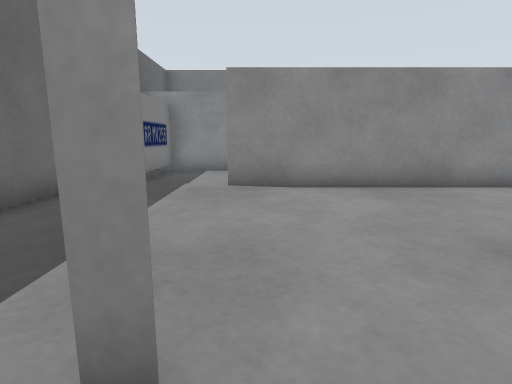
view 1 (above)

16 first-person views from a walk through a robot-simulator world made for Gazebo. The camera is 0.27 m above the floor, tilts 10° down and sees 80° across. The floor is counted in squares, 0.25 m on a side. Each view is taken from the middle of a square. On the plan, view 1 faces up. The plan holds only what a view shows up to about 12 squares ahead; the rest is blank. The place goes on beyond the plan. Robots are left out.

view 2
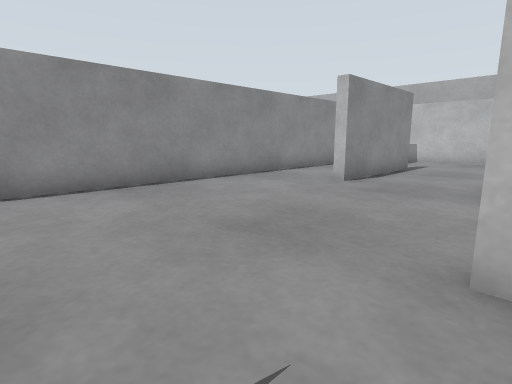

view 3
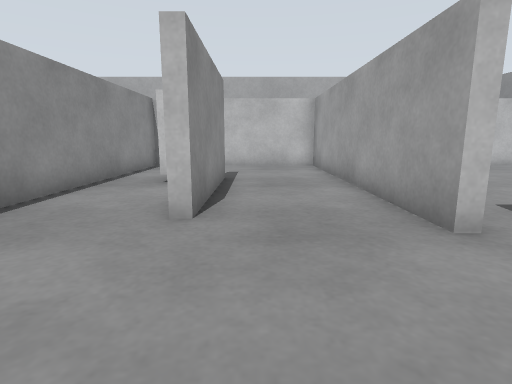

view 4
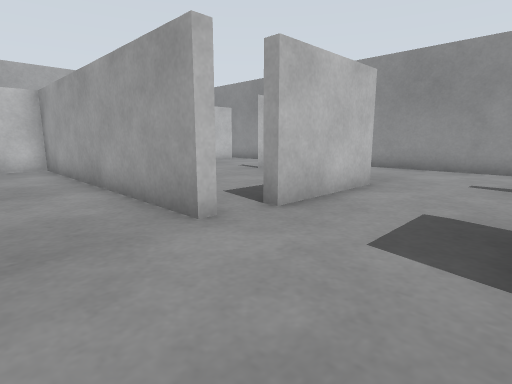

view 5
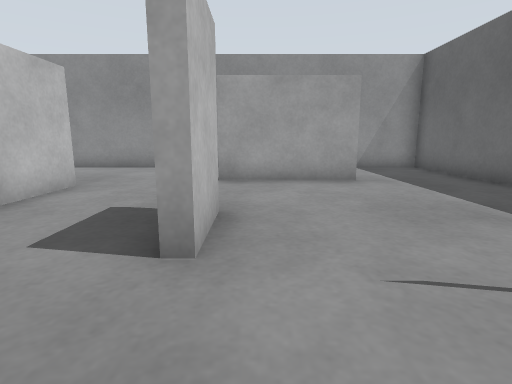

view 6
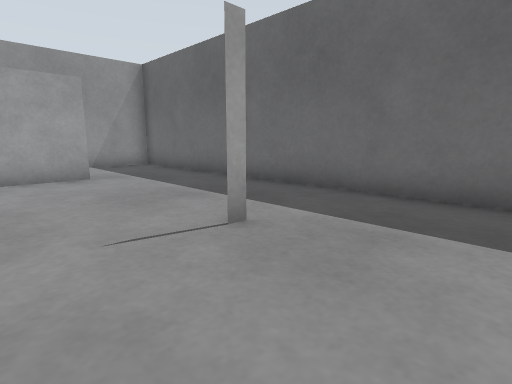

view 7
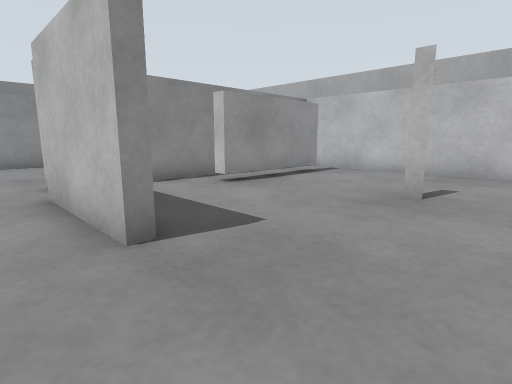

view 8
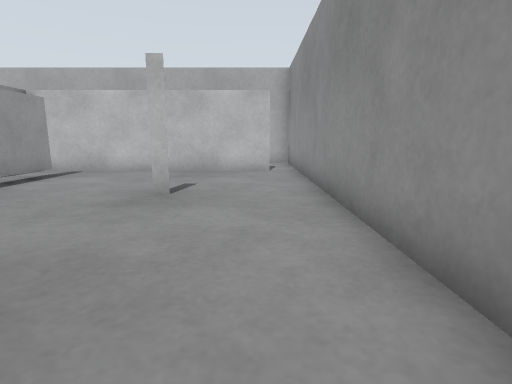

view 9
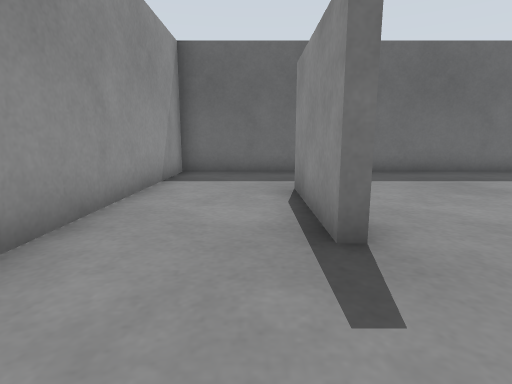

view 10
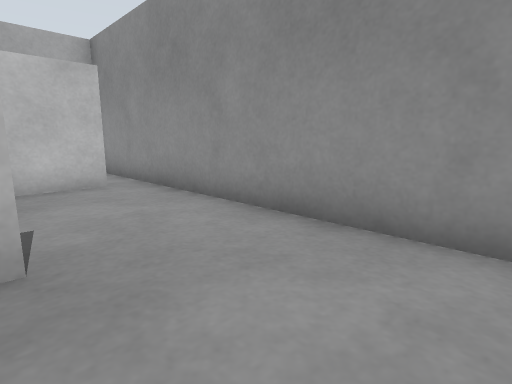

view 11
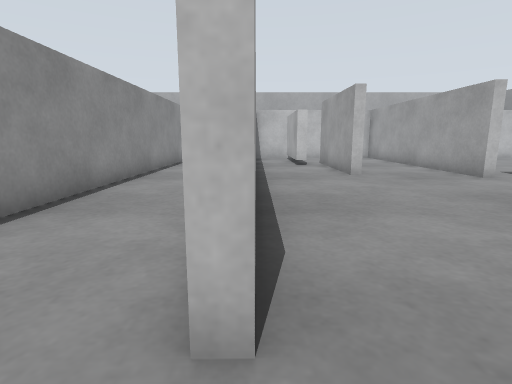

view 12
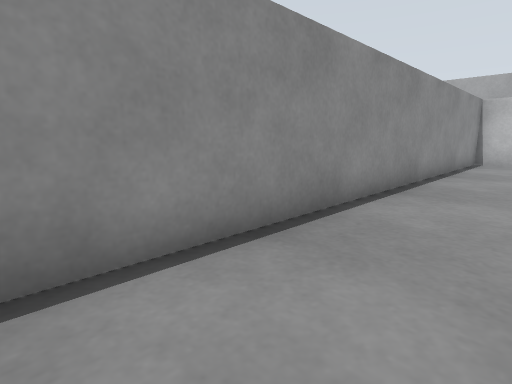

view 13
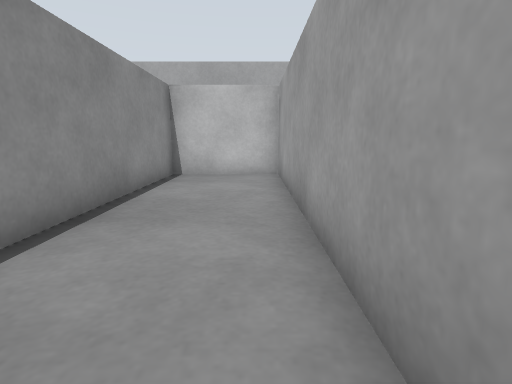

view 14
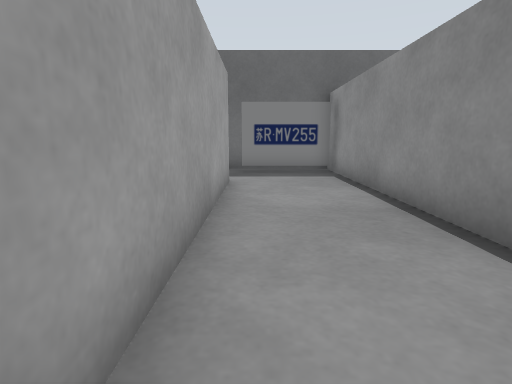

view 15
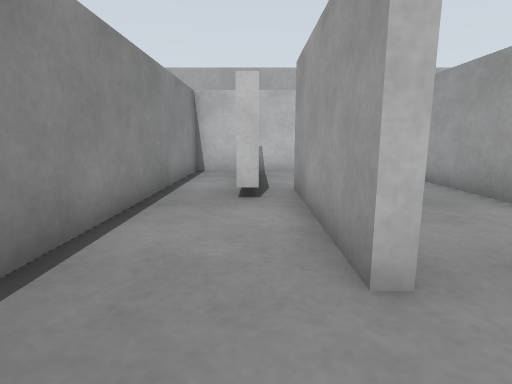

view 16
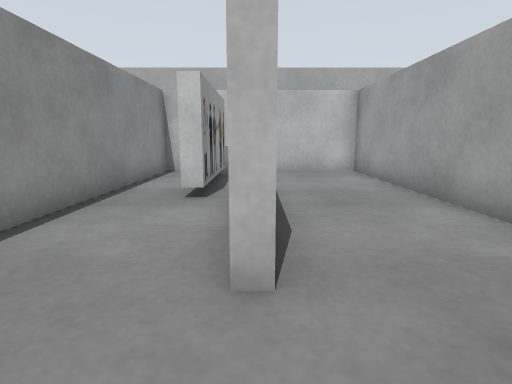

### Floor plan
Points are (right, up) in squares from view 1. A wall is a line through its corners. A room is listed if a view was taken in it or the views show most of it. See-through windows are left out.
Room 1 (views 1, 2, 3, 4, 5, 6, 7, 8, 9, 10, 11, 15, 16)
walls: (6.4, 0.7) (15.2, 0.7) (15.2, 7) (-0.8, 7); (2.6, -1.5) (2.6, 0.4); (6.2, -4) (6.2, -0.6); (10.8, 0.4) (8.6, 0.4); (-0.6, -4.8) (3, -4.8) (3, -5.2) (-0.6, -5.2); (10.9, -5.4) (10.9, -4.9); (11.6, 3.9) (7, 3.9) (7, 4.2) (11.5, 4.2); (15.2, -7.5) (15.2, -0.1); (-3.9, 7.5) (-3.9, -8.4) (14.6, -8.4)
ways out: opening at (-2, 7) to room 2; opening at (15, -8)
objects: person (10, -1) to (14, -1); person (11, 5) to (14, 5)
Room 2 (views 12, 13, 14)
walls: (-0.8, 7.3) (15.2, 7.3) (15.2, 10.5) (-3.6, 10.5)
ways out: opening at (-2, 7) to room 1
objects: car (-3, 8) to (-3, 10)

Where each view was taken, in squares from view 1:
view 1: 0 up, 0 right, facing up
view 2: 0 up, 0 right, facing up-right
view 3: 3 up, 3 right, facing right
view 4: 3 up, 3 right, facing down-right
view 5: 3 up, 2 right, facing down
view 6: 4 up, 2 right, facing down-left
view 7: 7 down, 5 right, facing up-right
view 8: 7 down, 5 right, facing right
view 9: 6 down, 6 right, facing left
view 10: 5 down, 8 right, facing down-right
view 11: 7 up, 2 left, facing right
view 12: 8 up, 0 right, facing up-right
view 13: 8 up, 6 right, facing right
view 14: 8 up, 7 right, facing left
view 15: 5 up, 5 right, facing right
view 16: 4 up, 5 right, facing right
